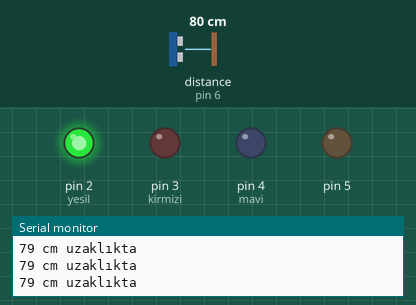
Simulated run of this sketch. Board: Arduino Uno, built with avr-gcc and run on an emulated ATmega328P. On the bench: output pins drawn as LEDs (lit = HIGH), the last lines printed to the serial monitor. Wiring (inferred from the names in the program): ultrasonic range finder: trigger pin 7; echo pin 6. Dashed ring = blinking. The inputs (shaded band) are chosen by the test bench; at power-on: distance to the obstacle (sensor on pin 6) 80 cm. The echo pulse lasts 58.3 µs per cm; pins used as bus, display or sensor lines are not drawn.

Above: at 1.2 s.
1.3 s: distance to the obstacle (sensor on pin 6) set to 46 cm
2.8 s: distance to the obstacle (sensor on pin 6) set to 39 cm
At 4.3 s:
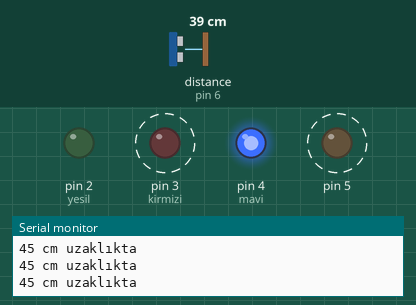
5.8 s: distance to the obstacle (sensor on pin 6) set to 2 cm
At 7.9 s:
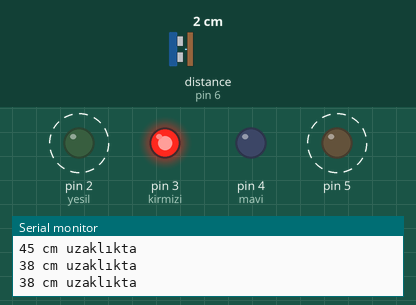
8.8 s: distance to the obstacle (sensor on pin 6) set to 43 cm
At 9.8 s:
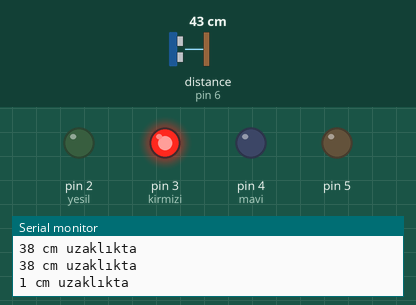
11.6 s: distance to the obstacle (sensor on pin 6) set to 4 cm
At 13.1 s:
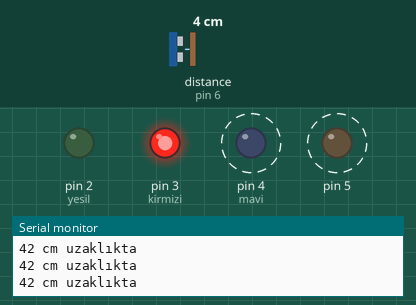
14.6 s: distance to the obstacle (sensor on pin 6) set to 35 cm
At 15.13 s:
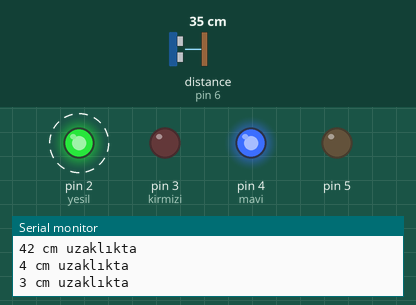
Timing chart, 0 to 18.6 s (numbered marks = the images above; inputs shaded):
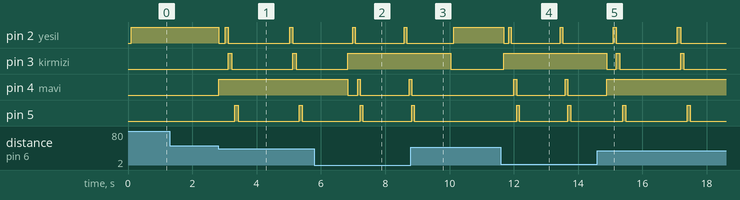

Measured:
- the behaviour switches between 42 and 41 cm on distance to the obstacle (sensor on pin 6) (found by bisection; images 0 and 1)
- after the input at 2.8 s, pin 2 (yesil): goes LOW 0.20 s, HIGH 0.10 s, LOW 1.9 s, HIGH 0.10 s, then LOW, starting at once; pin 3 (kirmizi): alternates HIGH for 0.10 s and LOW for 1.9 s, starting after 0.32 s; pin 4 (mavi): LOW → HIGH at once; pin 5: alternates HIGH for 0.10 s and LOW for 1.9 s, starting after 0.52 s
- after the input at 5.8 s, pin 4 (mavi): HIGH → LOW after 1.0 s, → HIGH 0.32 s later, → LOW 0.08 s later, → HIGH 1.5 s later
- after the input at 8.8 s, pin 3 (kirmizi): HIGH → LOW after 1.2 s; pin 4 (mavi): goes on until 8.8 s, then stays LOW; pin 5: goes on until 8.9 s, then stays LOW
- after the input at 11.6 s, pin 2 (yesil): goes LOW 0.16 s, HIGH 0.08 s, LOW 1.5 s, HIGH 0.08 s, then LOW, starting after 0.08 s; pin 3 (kirmizi): LOW → HIGH after 0.08 s; pin 4 (mavi): alternates HIGH for 0.08 s and LOW for 1.5 s, starting after 0.40 s; pin 5: alternates HIGH for 0.08 s and LOW for 1.5 s, starting after 0.48 s
- after the input at 14.6 s, pin 2 (yesil): alternates HIGH for 0.10 s and LOW for 1.9 s, starting after 0.49 s; pin 3 (kirmizi): goes LOW 0.30 s, HIGH 0.10 s, LOW 1.9 s, HIGH 0.10 s, then LOW, starting after 0.29 s; pin 5: alternates HIGH for 0.10 s and LOW for 1.9 s, starting after 0.79 s

The sketch:

sketch3.ino
```cpp
#define echo 6
#define trig 7
int kirmizi = 3;
int yesil = 2;
int mavi = 4;
int buzzer = 5;
long sure;
long mesafe;

void setup() {
  pinMode(echo, INPUT);
  pinMode(trig, OUTPUT);
  pinMode(kirmizi, OUTPUT);
  pinMode(yesil, OUTPUT);
  pinMode(mavi, OUTPUT);
  pinMode(buzzer, OUTPUT);
  Serial.begin(9600);
}
void loop() {
  digitalWrite(trig, LOW);
  delayMicroseconds(2);
  digitalWrite(trig, HIGH);
  delayMicroseconds(10);
  digitalWrite(trig, LOW);
  sure = pulseIn(echo, HIGH);
  mesafe = (sure/2)/29.1;
  if(mesafe > 200) {
    mesafe = 200;
  }
  if(mesafe <= 20) {
     digitalWrite(yesil, LOW);
    digitalWrite(mavi, LOW);
   for(int buzzer = 0; buzzer < 20; buzzer++) {
    digitalWrite(kirmizi, HIGH);
    digitalWrite(buzzer, HIGH);
    delay(80);
    digitalWrite(buzzer, LOW);
   }
  }
  if(mesafe >= 20 && mesafe <= 40) {
       digitalWrite(kirmizi, LOW);
   digitalWrite(yesil, LOW);
    for(int buzzer = 0; buzzer < 20; buzzer++) {
   digitalWrite(mavi, HIGH);
    digitalWrite(buzzer, HIGH);
    delay(100);
    digitalWrite(buzzer, LOW);
   }
  }
  if(mesafe > 40){
   digitalWrite(buzzer, LOW);
   digitalWrite(mavi, LOW);
   digitalWrite(kirmizi, LOW);
   delay(100);
   digitalWrite(yesil, HIGH);
  }
    Serial.print(mesafe);
  Serial.println(" cm uzaklıkta");
}
```
